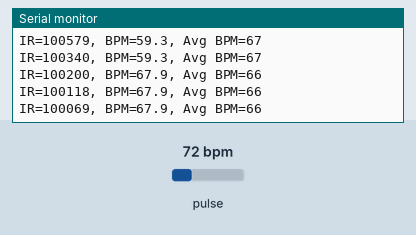
Recording of a sketch running on a simulated ESP32. Shown: the last lines printed to the serial monitor. The test bench sets the inputs (shaded band); at power-on: pulse 72 bpm.

Above: at 2.2 s.
2.3 s: pulse set to 42 bpm
At 2.34 s:
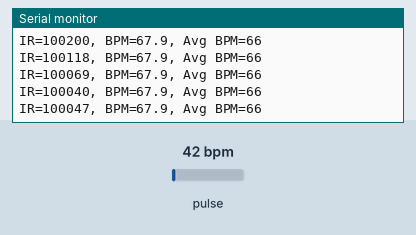
3.8 s: pulse set to 70 bpm
At 3.88 s:
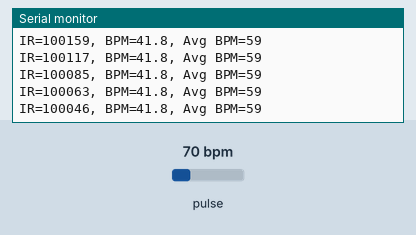
5.3 s: pulse set to 100 bpm
At 5.32 s:
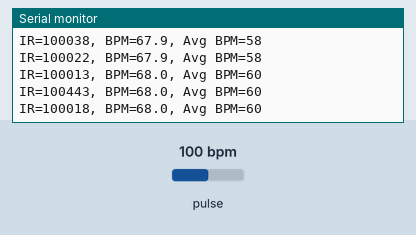
Timing chart, 0 to 8.3 s (numbered marks = the images above; inputs shaded):
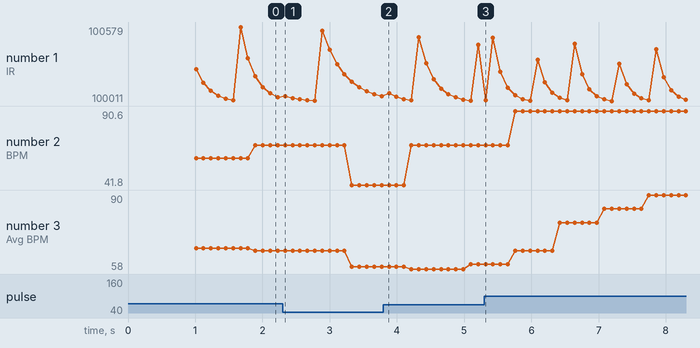

Measured:
- after the input at 2.3 s, the serial monitor: prints a new line at once (image 1)
- plotted number 1: 100040 → 100046 after the input at 2.3 s, 100046 → 100443 after the input at 3.8 s
- plotted number 2: 67.9 → 41.8 after the input at 2.3 s, 41.8 → 68 after the input at 3.8 s
- plotted number 3: 66 → 59 after the input at 2.3 s, 59 → 60 after the input at 3.8 s

The sketch:

MAX30102-Heart-Rate-and-SPO2-Measurment-Module.ino
```cpp
#include <Wire.h>
#include "MAX30105.h"
#include "heartRate.h"  // Needed for checkForBeat()

MAX30105 particleSensor;
TwoWire myWire = TwoWire(0);  // Use I2C port 0

#define SDA_PIN 9
#define SCL_PIN 8

const byte RATE_SIZE = 4;        // Number of samples to average
byte rates[RATE_SIZE];            // Array of heart rates
byte rateSpot = 0;
long lastBeat = 0;                // Timestamp of last beat
float beatsPerMinute = 0;
int beatAvg = 0;

void setup() {
  Serial.begin(115200);
  delay(1000);
  Serial.println("Initializing MAX30102...");

  // Initialize custom I2C bus
  myWire.begin(SDA_PIN, SCL_PIN);

  // Initialize sensor
  if (!particleSensor.begin(myWire, I2C_SPEED_FAST)) {
    Serial.println("MAX30102 not found. Check wiring!");
    while (1);
  }

  Serial.println("Place your finger on the sensor with steady pressure.");

  particleSensor.setup();                    // Default sensor settings
  particleSensor.setPulseAmplitudeRed(0x0A); // Low Red LED to indicate running
  particleSensor.setPulseAmplitudeGreen(0);  // Turn off Green LED

  // Initialize rates array with default value
  for (byte i = 0; i < RATE_SIZE; i++) rates[i] = 70;
}

void loop() {
  long irValue = particleSensor.getIR();

  if (checkForBeat(irValue)) {
    long delta = millis() - lastBeat;
    lastBeat = millis();

    beatsPerMinute = 60.0 / (delta / 1000.0);

    // Only consider realistic BPM values
    if (beatsPerMinute < 255 && beatsPerMinute > 20) {
      rates[rateSpot++] = (byte)beatsPerMinute;
      rateSpot %= RATE_SIZE; // Wrap index

      // Calculate average BPM
      beatAvg = 0;
      for (byte x = 0; x < RATE_SIZE; x++)
        beatAvg += rates[x];
      beatAvg /= RATE_SIZE;
    }
  }

  // Print sensor readings
  Serial.print("IR=");
  Serial.print(irValue);
  Serial.print(", BPM=");
  Serial.print(beatsPerMinute, 1);
  Serial.print(", Avg BPM=");
  Serial.print(beatAvg);

  if (irValue < 50000) Serial.print(" No finger?");

  Serial.println();

  delay(100); // Small delay for serial output
}
```
